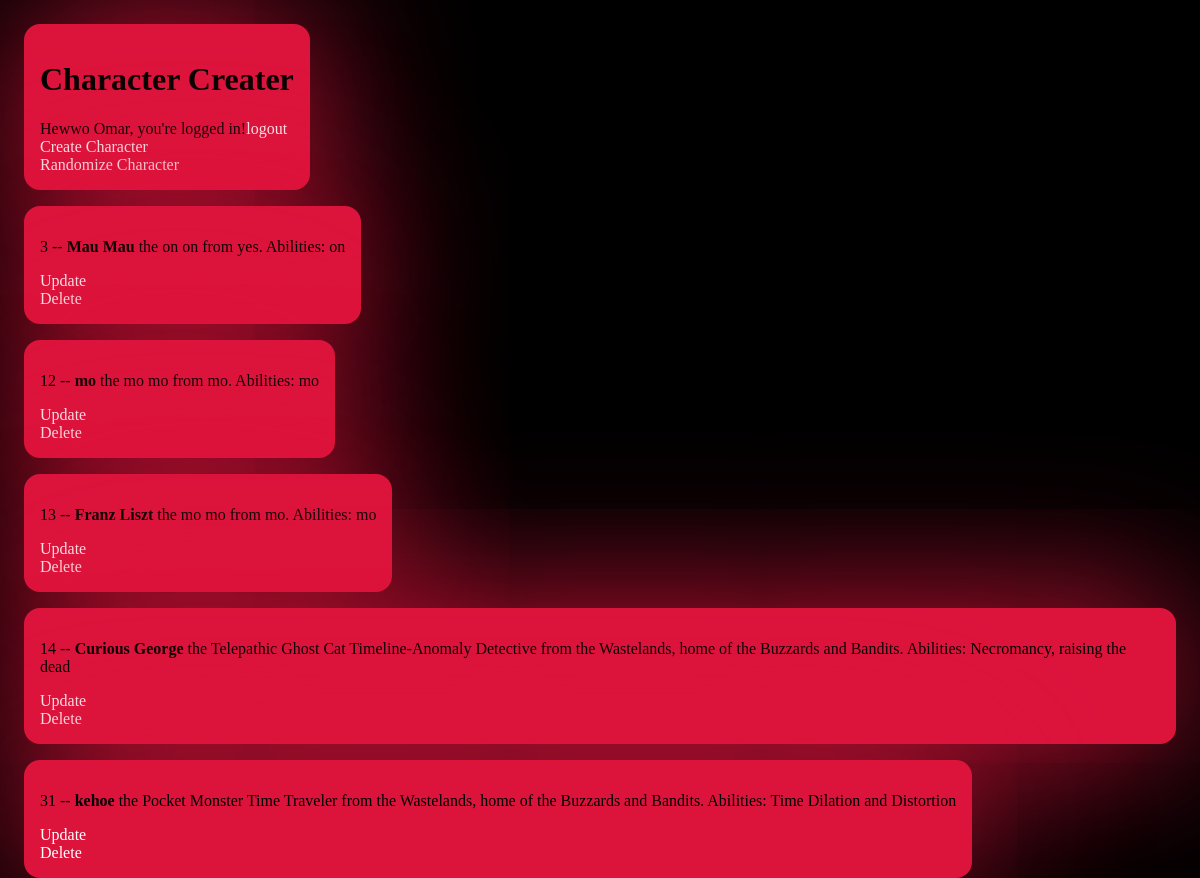
The app's page / (signed in) with its own data.
### app/models.py (models this page shows)
class Character(models.Model):
    user = models.ForeignKey(User, on_delete=models.CASCADE, null=True, blank=True)
    name = models.CharField(max_length=100)
    origin = models.CharField(max_length=100)
    powers = models.CharField(max_length=100)
    occupation = models.CharField(max_length=100)
    ethnicity = models.CharField(max_length=100)

### app/views.py (the view)
# urls.py: path("", root, name="root"),
@login_required(login_url='login')
def root(request):
    return render(request, "root.html", {"all": Character.objects.filter(user=request.user)})

### app/templates/root.html (shortened to what this page needs)
{% load static%}
<!DOCTYPE html>
<html lang="en">
<head>
    <link rel="stylesheet" href="{% static "styles.css" %}">
</head>
<body>
    <div class="body">
        <h1>Character Creater</h1>
        <span>Hewwo {{request.user}}, you're logged in!<a href="{% url 'logout' %}">logout</a></span>
        <a href="/creating">Create Character</a><a href="/randomize">Randomize Character</a>
    </div>
    {%for character in all%}
        <div class="body">
            <p>{{character.id}} -- <strong>{{character.name}}</strong> the {{character.ethnicity}} {{character.occupation}} from {{character.origin}}. Abilities: {{character.powers}}</p>
            <a href="{% url 'update_char' character.id %}">Update</a>
            <a class="del" href="{% url 'delete_char' character.id %}">Delete</a>
        </div>
    {%endfor%}
</body>
</html>

### app/static/styles.css (style rules this page uses)
html { background-color: black; scroll-behavior: smooth; display: flex; justify-content: center; height: 100%; }
.body { background-color: crimson; margin-top: auto; margin-bottom: auto; margin: 1em; padding: 1em; border-radius: 1em; position: relative; display: flex; justify-content: center; flex-direction: column; height: fit-content; width: fit-content; box-shadow: 0 0 10em crimson; }
::placeholder { color: rgb(93, 12, 28); padding: 1em; size: 1em; }
a { color: white; text-decoration: None; transition: .5s; }

### records on screen
Character: id "3", name "Mau Mau", ethnicity "on", occupation "on", origin "yes", powers "on"
Character: id "12", name "mo", ethnicity "mo", occupation "mo", origin "mo", powers "mo"
Character: id "13", name "Franz Liszt", ethnicity "mo", occupation "mo", origin "mo", powers "mo"
Character: id "14", name "Curious George", ethnicity "Telepathic Ghost Cat", occupation "Timeline-Anomaly Detective", origin "the Wastelands, home of the Buzzards and Bandits", powers "Necromancy, raising the dead"
Character: id "31", name "kehoe", ethnicity "Pocket Monster", occupation "Time Traveler", origin "the Wastelands, home of the Buzzards and Bandits", powers "Time Dilation and Distortion"

### other values on screen
{{ request.user }} "Omar"
